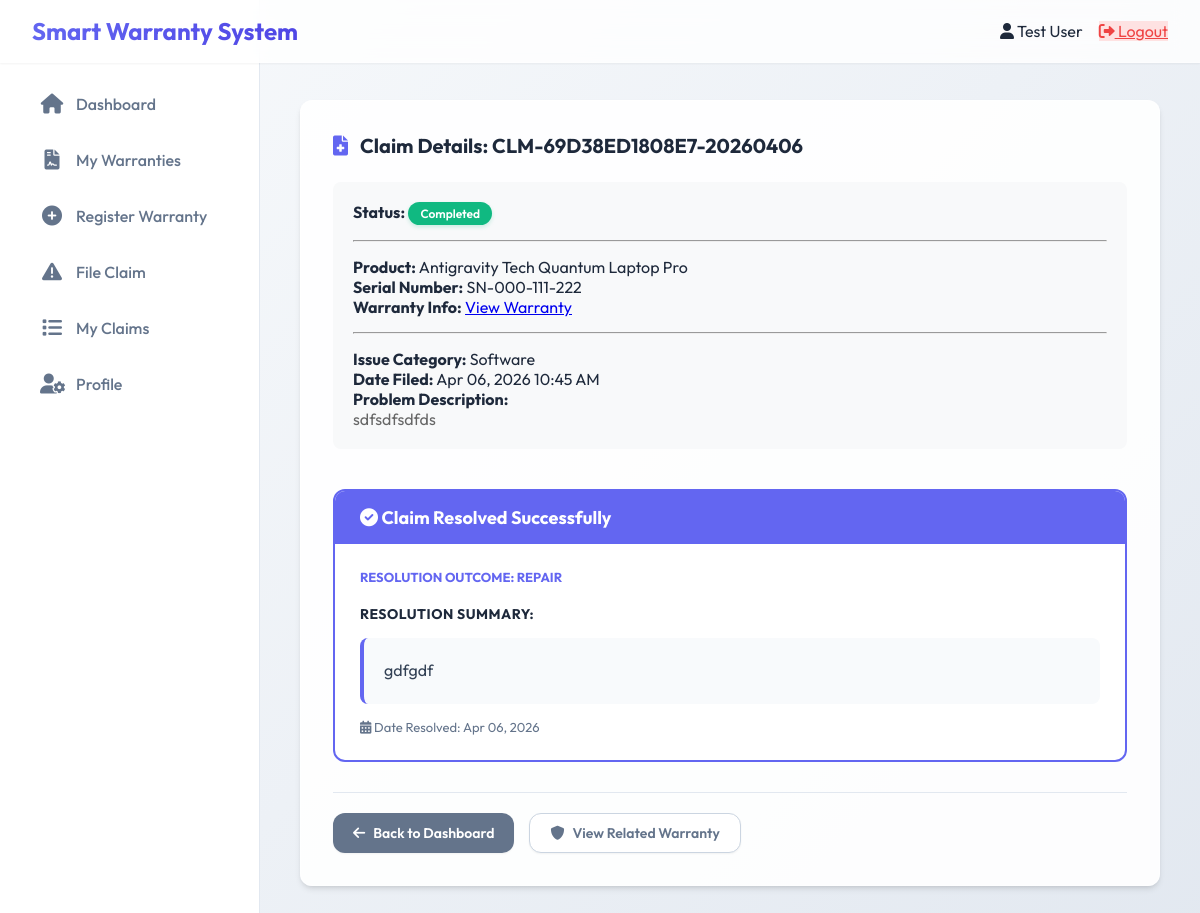
/client/view_claim.php?id=2 (signed in), run on the app's committed database.
### tables this page shows
CREATE TABLE `claims` (
  `id` int(11) NOT NULL,
  `claim_number` varchar(50) NOT NULL,
  `warranty_id` int(11) NOT NULL,
  `user_id` int(11) NOT NULL,
  `assigned_technician_id` int(11) DEFAULT NULL,
  `issue_description` text NOT NULL,
  `issue_category` varchar(50) NOT NULL,
  `priority` enum('low','medium','high','urgent') NOT NULL DEFAULT 'medium',
  `status` enum('pending','under_review','approved','rejected','in_progress','completed','replaced','pending_refund','refund_denied') NOT NULL DEFAULT 'pending',
  `created_at` timestamp NOT NULL DEFAULT current_timestamp(),
  `updated_at` timestamp NOT NULL DEFAULT current_timestamp() ON UPDATE current_timestamp()
);

CREATE TABLE `products` (
  `id` int(11) NOT NULL,
  `product_name` varchar(100) NOT NULL,
  `model_number` varchar(50) NOT NULL,
  `brand` varchar(50) NOT NULL,
  `price` decimal(10,2) DEFAULT 0.00,
  `warranty_period_months` int(11) NOT NULL,
  `warranty_terms` text DEFAULT NULL,
  `created_at` timestamp NOT NULL DEFAULT current_timestamp()
);

CREATE TABLE `warranty_registrations` (
  `id` int(11) NOT NULL,
  `warranty_number` varchar(50) NOT NULL,
  `user_id` int(11) NOT NULL,
  `product_id` int(11) NOT NULL,
  `serial_number` varchar(100) NOT NULL,
  `purchase_date` date NOT NULL,
  `purchase_price` decimal(10,2) DEFAULT 0.00,
  `quantity` int(11) DEFAULT 1,
  `warranty_start_date` date NOT NULL,
  `warranty_end_date` date NOT NULL,
  `purchase_receipt` varchar(255) DEFAULT NULL,
  `status` enum('active','expired','voided') NOT NULL DEFAULT 'active',
  `created_at` timestamp NOT NULL DEFAULT current_timestamp()
);

CREATE TABLE `claim_resolution` (
  `id` int(11) NOT NULL,
  `claim_id` int(11) NOT NULL,
  `repaired_by` int(11) NOT NULL,
  `resolution_type` enum('repair','replacement','refund','reject') NOT NULL,
  `refund_amount` decimal(10,2) DEFAULT 0.00,
  `is_authorized` tinyint(1) DEFAULT 0,
  `resolution_notes` text DEFAULT NULL,
  `resolved_at` timestamp NOT NULL DEFAULT current_timestamp(),
  `notes` text DEFAULT NULL
);

### client/view_claim.php (the view, shortened to what this page needs)
<?php
require_once '../config.php';
$claim_id = (int)$_GET['id'];
$user_id = (int)$_SESSION['user_id'];
$stmt = $pdo->prepare("
    SELECT c.*, p.product_name, p.model_number, p.brand, wr.warranty_number, wr.serial_number,
           wr.purchase_price, wr.quantity,
           cr.resolution_type, cr.resolution_notes, cv.findings, t.full_name as technician_name
    FROM claims c
    JOIN warranty_registrations wr ON c.warranty_id = wr.id
    JOIN products p ON wr.product_id = p.id
    LEFT JOIN claim_verification cv ON c.id = cv.claim_id
    LEFT JOIN claim_resolution cr ON c.id = cr.claim_id
    LEFT JOIN users t ON c.assigned_technician_id = t.id
    WHERE c.id = ? AND c.user_id = ?
");
$stmt->execute([$claim_id, $user_id]);
$claim = $stmt->fetch();
require_once '../includes/header.php';
require_once '../includes/sidebar.php';
?>
<div class="main-content">
    <div class="section">
        <h2><i class="fas fa-file-medical"></i> Claim Details: <?php echo htmlspecialchars($claim['claim_number']); ?></h2>
        <div style="margin-top:20px; background:#f8f9fa; padding:20px; border-radius:8px;">
            <p><strong>Status:</strong>
                <span class="status status-<?php echo htmlspecialchars($claim['status']); ?>"><?php echo str_replace('_', ' ', ucfirst(htmlspecialchars($claim['status']))); ?></span>
            </p>
            <hr style="margin: 15px 0;">
            <p><strong>Product:</strong> <?php echo htmlspecialchars($claim['brand'] . ' ' . $claim['product_name']); ?></p>
            <p><strong>Serial Number:</strong> <?php echo htmlspecialchars($claim['serial_number']); ?></p>
            <p><strong>Warranty Info:</strong> <a href="view_warranty.php?id=<?php echo $claim['warranty_id']; ?>">View Warranty</a></p>
            <hr style="margin: 15px 0;">
            <p><strong>Issue Category:</strong> <?php echo htmlspecialchars(ucfirst($claim['issue_category'])); ?></p>
            <p><strong>Date Filed:</strong> <?php echo date('M d, Y H:i A', strtotime($claim['created_at'])); ?></p>
            <p><strong>Problem Description:</strong><br><span style="white-space:pre-wrap; color:#666;"><?php echo htmlspecialchars($claim['issue_description']); ?></span></p>
        </div>
        <?php if(isset($claim['resolution_type']) && $claim['resolution_type'] == 'refund'): ?>
        <div style="margin-top:40px; border: 2px solid var(--success); border-radius: 12px; overflow: hidden; background: #fff;">
            <div style="background: var(--success); color: white; padding: 20px; display: flex; justify-content: space-between; align-items: center;">
                <div>
                    <h3 style="margin:0; font-size: 20px;"><i class="fas fa-file-invoice-dollar"></i> Management Decision Statement</h3>
                    <p style="margin:5px 0 0 0; opacity: 0.9;">Authorized Final Resolution & Receipt</p>
                </div>
                <button onclick="window.print()" class="btn" style="background: rgba(255,255,255,0.2); border: 1px solid white; color: white;">
                    <i class="fas fa-print"></i> Print Receipt
                </button>
            </div>
            <div style="padding: 25px;">
                <div style="display: grid; grid-template-columns: 1fr 1fr; gap: 30px;">
                    <div>
                        <h4 style="color: var(--text-muted); text-transform: uppercase; font-size: 12px; margin-bottom: 10px;">Refund Amount Detailed</h4>
                        <div style="font-size: 32px; font-weight: 800; color: var(--success);"><?php echo CURRENCY; ?><?php echo number_format($claim['purchase_price'] * ($claim['quantity'] ?: 1), 2); ?></div>
                        <p style="font-size: 13px; color: var(--text-muted); margin-top: 5px;">Refunded to Original Method of Payment</p>
                    </div>
                    <div>
                        <h4 style="color: var(--text-muted); text-transform: uppercase; font-size: 12px; margin-bottom: 10px;">Resolution Authority</h4>
                        <div style="font-weight: 600;">Authorized by Management</div>
                        <div style="font-size: 13px; color: var(--text-muted); margin-top: 5px;">Date: <?php echo date('M d, Y', strtotime($claim['updated_at'])); ?></div>
                    </div>
                </div>
                <div style="margin-top: 30px; padding-top: 20px; border-top: 1px dashed #e2e8f0;">
                    <h4 style="font-size: 14px; margin-bottom: 15px;"><i class="fas fa-search"></i> Reasons for Decision:</h4>
                    <div style="background: #f8fafc; padding: 15px; border-radius: 8px; border-left: 4px solid var(--success);">
                        <p style="font-style: italic; color: var(--text-main); line-height: 1.6;">"<?php echo nl2br(htmlspecialchars($claim['resolution_notes'])); ?>"</p>
                    </div>
                </div>
            </div>
        </div>
        <?php elseif($claim['status'] == 'completed'): ?>
        <div style="margin-top:40px; border: 2px solid var(--primary); border-radius: 12px; overflow: hidden; background: #fff;">
            <div style="background: var(--primary); color: white; padding: 15px 25px;">
                <h3 style="margin: 0; font-size: 18px;"><i class="fas fa-check-circle"></i> Claim Resolved Successfully</h3>
            </div>
            <div style="padding: 25px;">
                <div style="margin-bottom: 20px; font-weight: bold; color: var(--primary); text-transform: uppercase; font-size: 13px;">
                    Resolution Outcome: <?php echo strtoupper($claim['resolution_type'] ?: 'Standard Repair'); ?>
                </div>
                <h4 style="margin: 0 0 15px 0; color: #1e293b; font-size: 14px; text-transform: uppercase; letter-spacing: 0.5px;">Resolution Summary:</h4>
                <div style="padding: 20px; background: #f8fafc; border-radius: 8px; border-left: 4px solid var(--primary);">
                    <p style="margin: 0; color: #334155; line-height: 1.6;"><?php echo htmlspecialchars($claim['resolution_notes'] ?: 'Your claim has been successfully processed and resolved by our technical team.'); ?></p>
                </div>
                <div style="margin-top: 15px; font-size: 13px; color: #64748b;">
                    <i class="fas fa-calendar-alt"></i> Date Resolved: <?php echo date('M d, Y', strtotime($claim['updated_at'])); ?>
                </div>
            </div>
        </div>
        <?php endif; ?>
        <div style="margin-top: 30px; border-top: 1px solid #e2e8f0; padding-top: 20px; display: flex; gap: 15px;">
            <a href="dashboard.php" class="btn" style="background: #64748b; color: white;"><i class="fas fa-arrow-left"></i> Back to Dashboard</a>
            <a href="view_warranty.php?id=<?php echo $claim['warranty_id']; ?>" class="btn" style="background: white; border: 1px solid #cbd5e1; color: #64748b;"><i class="fas fa-shield-alt"></i> View Related Warranty</a>
        </div>
    </div>
</div>
<?php require_once '../includes/footer.php'; ?>

### assets/css/style.css (style rules this page uses)
* { margin: 0; padding: 0; box-sizing: border-box; }
:root { --primary: #6366f1; --primary-dark: #4f46e5; --secondary: #64748b; --success: #10b981; --warning: #f59e0b; --danger: #ef4444; --info: #0ea5e9; --bg-main: #f8fafc; --bg-card: rgba(255, 255, 255, 0.9); --text-main: #1e293b; --text-muted: #64748b; --shadow-sm: 0 1px 2px 0 rgb(0 0 0 / 0.05); --shadow: 0 4px 6px -1px rgb(0 0 0 / 0.1), 0 2px 4px -2px rgb(0 0 0 / 0.1); --shadow-lg: 0 10px 15px -3px rgb(0 0 0 / 0.1), 0 4px 6px -4px rgb(0 0 0 / 0.1); --radius: 12px; }
body { font-family: 'Outfit', sans-serif; background: linear-gradient(135deg, #f8fafc 0%, #e2e8f0 100%); color: var(--text-main); min-height: 100vh; }
.main-content { margin-left: 260px; padding: 100px 2.5rem 3rem; min-height: 100vh; width: calc(100% - 260px); }
.section { background: var(--bg-card); padding: 2rem; border-radius: var(--radius); box-shadow: var(--shadow); margin-bottom: 2.5rem; border: 1px solid rgba(255, 255, 255, 0.5); overflow-x: auto; }
.section h2 { font-size: 1.25rem; font-weight: 700; margin-bottom: 1.5rem; display: flex; align-items: center; gap: 0.75rem; }
.section h2 i { color: var(--primary); }
.status { padding: 0.25rem 0.75rem; border-radius: 9999px; font-size: 0.75rem; font-weight: 600; display: inline-flex; align-items: center; white-space: nowrap; }
.status-completed, .status-refunded, .status-replaced { background: #10b981; color: white; box-shadow: 0 2px 4px rgba(16, 185, 129, 0.2); }
.btn { display: inline-flex; align-items: center; gap: 0.5rem; padding: 0.625rem 1.25rem; font-weight: 600; border-radius: var(--radius); cursor: pointer; text-decoration: none; border: none; font-size: 0.875rem; background: var(--primary); color: white; box-shadow: 0 1px 2px rgba(0, 0, 0, 0.05); }

### data on the page
claims: claim_number "CLM-69D38ED1808E7-20260406", status "Completed", products.brand+product_name "Antigravity Tech Quantum Laptop Pro", warranty.serial_number "SN-000-111-222", issue_category "Software", created_at "Apr 06, 2026 10:45 AM", issue_description "sdfsdfsdfds", claim_resolution.resolution_type "REPAIR", claim_resolution.resolution_notes "gdfgdf", updated_at "Apr 06, 2026"

### other printed values
$site_name "Smart Warranty System"
$_SESSION['full_name'] "Test User"
